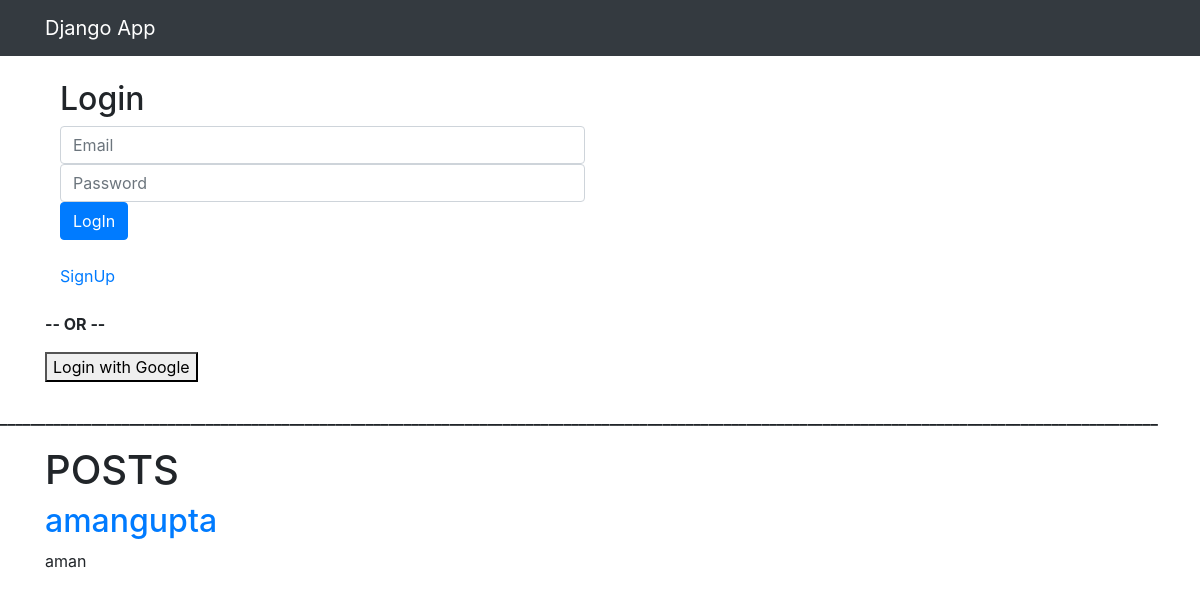
Before: / with the older database file.
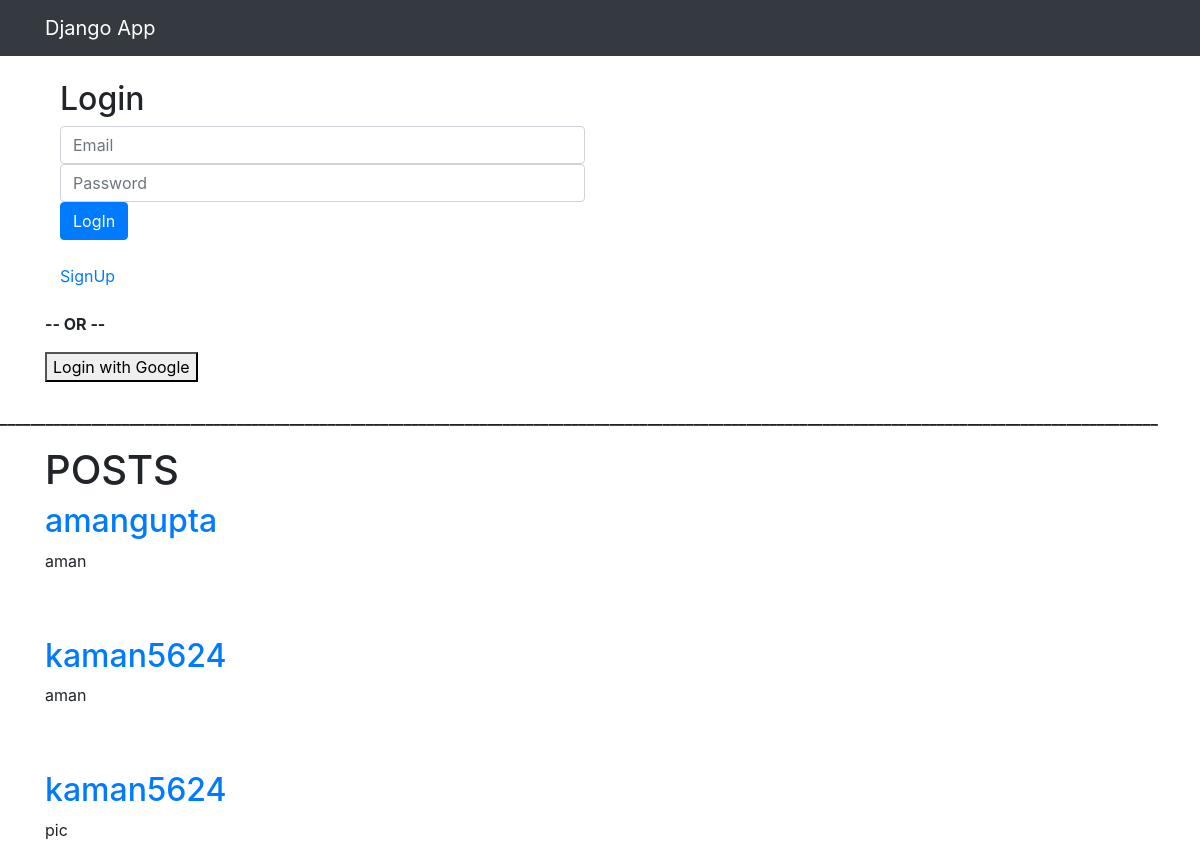
After: the same page with the newer database file.
### myfile/models.py (models this page shows, shortened)
class UploadFile(models.Model):
    user = models.CharField(max_length=120, blank=True)
    title = models.CharField(max_length=120, blank=True)
    description = models.CharField(max_length=120, blank=True)
    file = models.FileField(upload_to='files/')
    uploaded_at = models.DateTimeField(auto_now_add=True)

### ekanek/views.py (the view, shortened to what this page needs)
# urls.py: 2. Add a URL to urlpatterns:  path('', views.home, name='home')
def home(request):
	mypic=[]
	lists = Share.objects.all()
	for obj in lists:
		a = UploadFile.objects.all().filter(user=obj.user, title=obj.title)
		for i in a:
			aa = []
			aa.append(i.user)
			aa.append(i.title)
			aa.append(i.file)
			mypic.append(aa)
	return render(request, 'home.html', {'mypic': mypic,})

### templates/home.html
{% extends "base.html" %}
{% block content %}
        <div class="container py-4">
            <div class="row">
                {% if user.is_authenticated %}
                         <p>Hello, {{ user.username }}</p><br>
                         <a href="{% url 'logout' %}"><button type="button">Logout</button></a><br>
                         <div class="container">
                             <div class="row py-4">
                                 <a href="{% url 'upload' %}"><button type="button">Upload New File</button></a><br>
                             </div>
                             <div class="row py-4">
                                 <a href="{% url 'view' %}"><button type="button">View Files</button></a><br>
                             </div>
                         </div>
            	{% else %}
                <div class="container">
                    <div class="col-6">
                        <h2>Login</h2>
                        <form class="" method="post"> {% csrf_token %}
                            <input class="form-control" type="email" name="email" placeholder="Email">
                            <input class="form-control" type="password" name="password" placeholder="Password">
                            <button class="btn btn-primary" type="submit">LogIn</button>
                        </form><br>
                        <a href="{% url 'register' %}">SignUp</a>
                    </div>
                      <br>
                     <p><strong>-- OR --</strong></p>
                     <a href="{% url 'social:begin' 'google-oauth2' %}"><button type="button">Login with Google</button></a><br>
                </div>
            	{% endif %}
            </div>
        </div>
        <p> <strong>________________________________________________________________________________________________________________________________________________________</strong> </p>
        <div class="container">
            <h1>POSTS</h1>
            {% for pic in mypic %}
                <a href="{{ pic.2.url }}"><h2>{{ pic.0 }}</h2></a>
                <p>{{ pic.1 }}</p>
                <br><br>
            {% endfor %}
        </div>
{% endblock content %}

### templates/base.html (shortened to what this page needs)
<!doctype html>
<html lang="en">
  <head>
    <link rel="stylesheet" href="https://stackpath.bootstrapcdn.com/bootstrap/4.2.1/css/bootstrap.min.css">
  </head>
  <body>
      <nav class="navbar navbar-expand-sm navbar-dark bg-dark">
		<div class="container">
				<a class="navbar-brand" href="/">Django App</a>
		</div>
	  </nav>
    {% block content %}
    {% endblock content %}
  </body>
</html>

Changed rows visible on the page:
added UploadFile: user "kaman5624", title "aman"
added UploadFile: user "kaman5624", title "pic"
